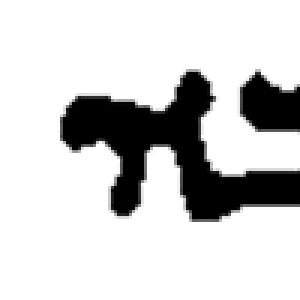
#> input picture Neural-Network/images/unknown(2).png, 100 x 100 px (shown 3 times larger)
$ python -i extract.py   (imports and definitions only)
#> lines starting #> are read from the running program, lines starting #| are printed output that depends on the picture
#> further down, picture is the input picture: PIL image 100x100 RGBA; mean R, G, B, A 206.5, 206.5, 206.5, 255
import os
from re import sub
from PIL import Image
import matplotlib.pyplot as plt
import numpy as np
import csv, random
import sys, getopt

CLASSES = ['ALEF', 'BET', 'GIMEL', 'DALET', 'HE', 'VAV', 'ZAYIN', 'HET', 'TET', 'YOD', 'KAF', 'LAMED', 'MEM', 'NUN', 'SAMEKH', 'AYIN', 'PE', 'TSADI', 'QOF', 'RESH', 'SHIN', 'TAV']
def ConvertImage(image):
    ## Create empty bigger image
    new_size = image.width if image.width > image.height else image.height
#> new_size = 100
    new_image = Image.new(image.mode, (new_size,new_size), 255)

    ## Resize image if its bigger than the new image
    if image.height > new_size:
        r = image.height / image.width
        image = image.resize((int(new_size/r),new_size), resample=Image.NEAREST)
    elif image.width > new_size:
        r = image.width / image.height
        image = image.resize((new_size,(int(new_size/r))), resample=Image.NEAREST)

    # Paste image in the middle of the emtpy image
    x, y = int((new_size/2)) - int(image.width/2), int((new_size/2)) - int(image.height/2)
#> x = 0; y = 0
    new_image.paste(image, (x,y))

    return new_image.resize((32,32), resample=Image.NEAREST)
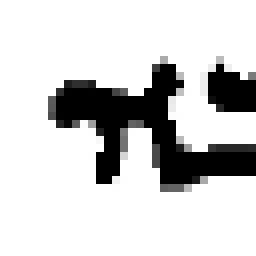
#> returned value: PIL image 32x32 RGBA (shown 8 times larger); mean R, G, B, A 207.4, 207.4, 207.4, 255

# [108 lines left out: functions Extract, WriteCSV, main, not called in this run]

# [2 lines not run here, left out]

>>> from PIL import Image
>>> picture = Image.open('../../Neural-Network/images/unknown(2).png')
>>> result = ConvertImage(picture)
